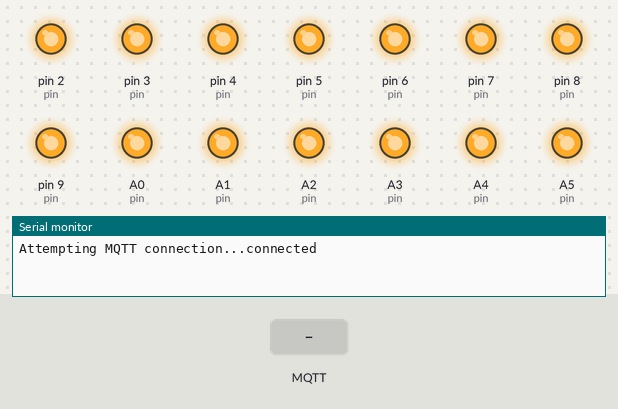
Recording of a sketch running on a simulated Arduino Uno, built with avr-gcc and run on an emulated ATmega328P. Parts: output pins drawn as LEDs (lit = HIGH), the last lines printed to the serial monitor. The test bench sets the inputs (shaded band). WiFi joins after 1.5 s; servers stay silent unless stated; no MQTT or app messages arrive unless stated.

Above: at 1.2 s.
1.3 s: MQTT message "0" arrives on the first subscribed topic
At 2.5 s:
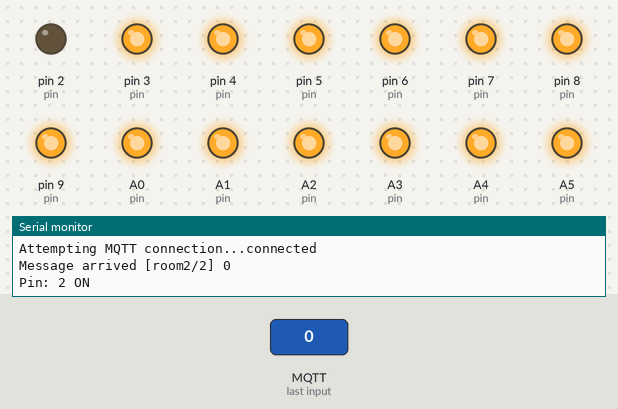
2.8 s: MQTT message "0" arrives on the second subscribed topic
At 3.6 s:
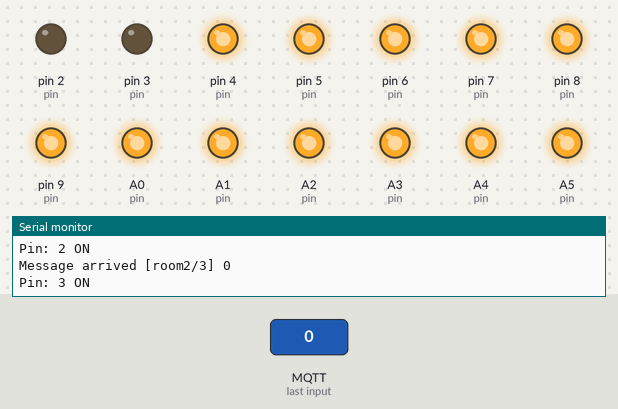
4.3 s: MQTT message "1" arrives on the first subscribed topic
At 4.8 s:
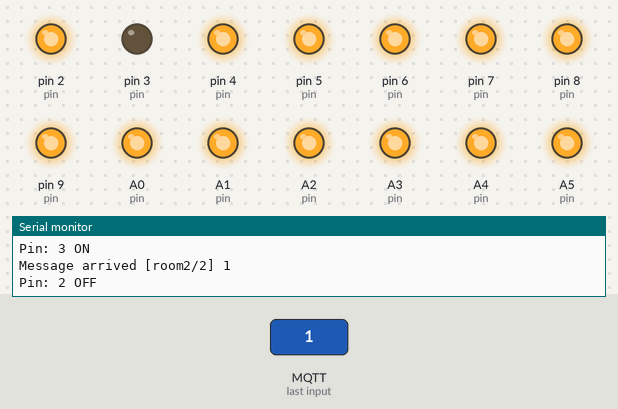
5.8 s: MQTT message "0" arrives on the third subscribed topic
At 7.0 s:
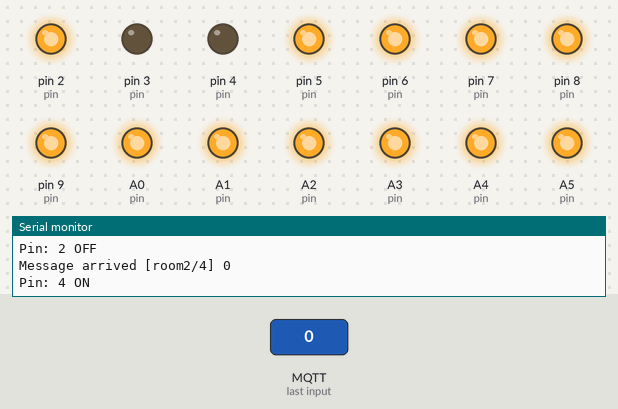
7.3 s: MQTT message "1" arrives on the second subscribed topic
At 8.2 s:
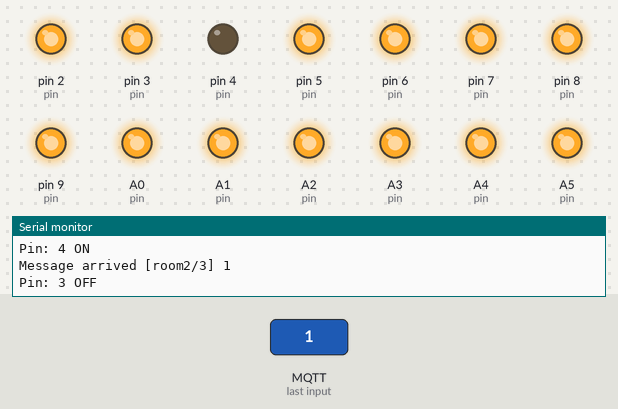
8.8 s: MQTT message "1" arrives on the third subscribed topic
At 9.4 s:
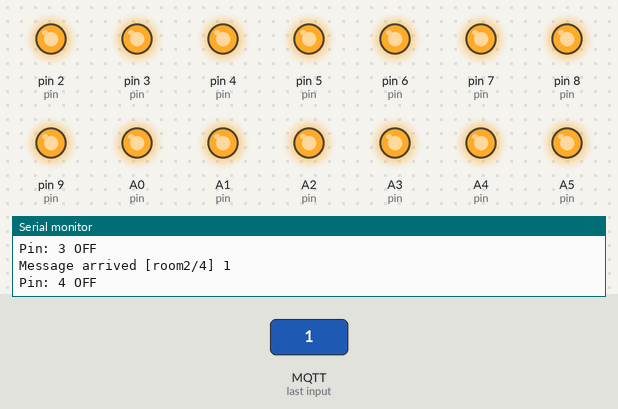
Timing chart, 0 to 11.3 s (numbered marks = the images above; inputs shaded):
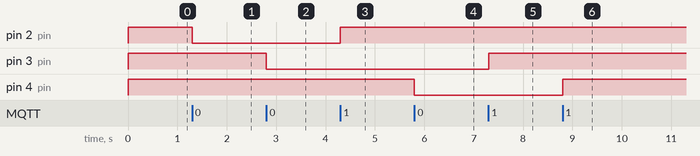

The sketch:

hardware.ino
```cpp
#include <SPI.h>
#include <Ethernet.h>
#include <PubSubClient.h>

#define GPIO_LENGTH     8
#define ANALOG_LENGTH   6
#define TOTAL_PINS_LENGTH 14

//byte mac[] = { 0x00, 0xAA, 0xBB, 0xCC, 0xDE, 0x02 };      // Ethernet shield (W5100) MAC address
//IPAddress ip(192, 168, 0, 111);                           // Ethernet shield (W5100) IP address
byte mac[] = { 0x00, 0xAB, 0xBC, 0xCD, 0xDF, 0x03 };      // Ethernet shield (W5100) MAC address
IPAddress ip(192, 168, 0, 112);                           // Ethernet shield (W5100) IP address

IPAddress mqttServer(192, 168, 0, 123);                   // MTTQ server IP address

const int digitalGPIO[] = {2, 3, 4, 5, 6, 7, 8, 9};
const int analogPins[] = {A0, A1, A2, A3, A4, A5};

const char pins[] = {'2', '3', '4', '5', '6', '7', '8', '9', 'a', 'b', 'c', 'd', 'e', 'f'};

EthernetClient ethClient;
PubSubClient client(ethClient);

int checkForPin(char device) {
  for (int i = 0; i < TOTAL_PINS_LENGTH; i++) {
    if (pins[i] == device) {
      return 1;
    }
  }
  return 0;
}

int setPin(char device) {
  int pin;
  switch(device) {
    case '2':
      pin = 2;
      break;
    case '3':
      pin = 3;
      break;
    case '4':
      pin = 4;
      break;
    case '5':
      pin = 5;
      break;
    case '6':
      pin = 6;
      break;
    case '7':
      pin = 7;
      break;
    case '8':
      pin = 8;
      break;
    case '9':
      pin = 9;
      break;
    case 'a':
      pin = A0;
      break;
    case 'b':
      pin = A1;
      break;
    case 'c':
      pin = A2;
      break;
    case 'd':
      pin = A3;
      break;
    case 'e':
      pin = A4;
      break;
    case 'f':
      pin = A5;
      break;
  }
  return pin;
}

void performAction( int pin, String action) {
  if (action == "1") {
    digitalWrite(pin, HIGH);
    Serial.print("Pin: ");
    Serial.print(pin);
    Serial.println(" OFF");
  }
  if (action == "0") {
    digitalWrite(pin, LOW);
    Serial.print("Pin: ");
    Serial.print(pin);
    Serial.println(" ON");
  }
}

void callback(char* topic, byte* payload, unsigned int length) {
  Serial.print("Message arrived [");
  Serial.print(topic);
  Serial.print("] ");
  String receivedChar = "";
  char i = 0;
  for (i = 0; i < length; i++) {
    receivedChar = (char)payload[i];
    Serial.print(receivedChar);
    Serial.println();
  }
  String TOPIC = topic;
  TOPIC.remove(0, 6);
  char device[2];
  TOPIC.toCharArray(device, 2);
  int pinStatus = checkForPin(device[0]);
  if (pinStatus) {
    int pin = setPin(device[0]);
    performAction(pin, receivedChar);
  } else {
    Serial.println("Pin Not Found");
  }
  Serial.println();
}

void reconnect() {
  // Loop until we're reconnected
  while (!client.connected()) {
    Serial.print("Attempting MQTT connection...");
//    if (client.connect("SmartHome_1")) {
    if (client.connect("SmartHome_2")) {
      Serial.println("connected");
      for (int i = 0; i < 14; i++) {
//        String topic = "room1/" + String(pins[i]);
        String topic = "room2/" + String(pins[i]);
        char topic_buff[10];
        topic.toCharArray(topic_buff, 10);
        client.subscribe(topic_buff);
      }
    } else {
      Serial.print("failed, rc=");
      Serial.print(client.state());
      Serial.println(" try again in 5 seconds");
      // Wait 5 seconds before retrying
      delay(5000);
    }
  }
}

void setup_ethernet() {
  delay(10);
  // We start by connecting to a Network
  Ethernet.begin(mac, ip);
}

void setup() {
  for (int i = 0; i <= GPIO_LENGTH; i++) {
    pinMode(digitalGPIO[i], OUTPUT);
    digitalWrite(digitalGPIO[i], HIGH);
  }
  for (int i = 0; i <= ANALOG_LENGTH; i++) {
    pinMode(analogPins[i], OUTPUT);
    digitalWrite(analogPins[i], HIGH);
  }

  Serial.begin(115200);
  setup_ethernet();
  client.setServer(mqttServer, 1883);
  client.setCallback(callback);
}

void loop() {
  if (!client.connected()) {
    reconnect();
  }
  client.loop();
}
```

Measured:
- after the input at 1.3 s, pin 2 (pin): HIGH → LOW at once
- after the input at 2.8 s, pin 3 (pin): HIGH → LOW at once
- after the input at 4.3 s, pin 2 (pin): LOW → HIGH at once
- after the input at 5.8 s, pin 4 (pin): HIGH → LOW at once
- after the input at 7.3 s, pin 3 (pin): LOW → HIGH at once
- after the input at 8.8 s, pin 4 (pin): LOW → HIGH at once
